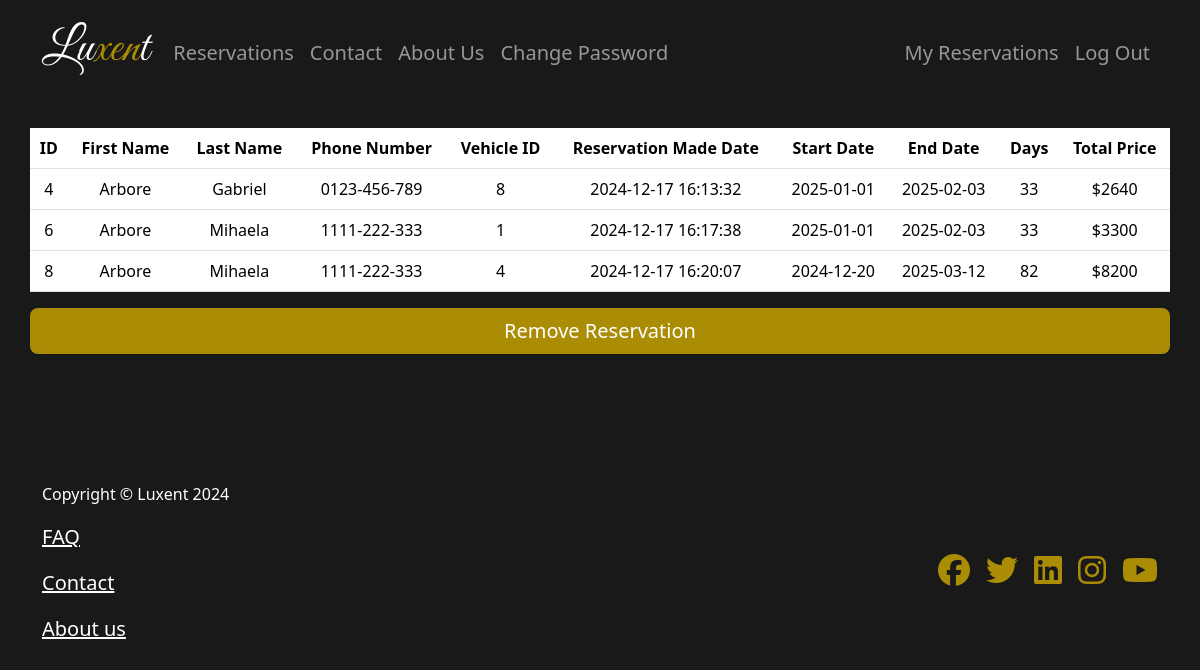
/all_reservations (signed in), run on the app's committed database.
### tables this page shows
CREATE TABLE reservations (id INTEGER PRIMARY KEY AUTOINCREMENT, user_id INTEGER REFERENCES users (id), vehicle_id INTEGER REFERENCES vehicles(id), start_date DATE, end_date DATE, phone_number TEXT, first_name TEXT, last_name TEXT, reservation_made_date DATE);

### app.py (the view)
@app.route("/all_reservations", methods=["GET", "POST"])
@login_required
def all_reservations():
    rows = db.execute("SELECT r.id, r.user_id, r.first_name, r.last_name, r.phone_number, r.vehicle_id, r.start_date, r.end_date, r.reservation_made_date, v.price_per_day FROM reservations r JOIN vehicles v ON r.vehicle_id = v.id")
    reservations = []
    for row in rows:
        start_date = datetime.strptime(row["start_date"], "%Y-%m-%d")
        end_date = datetime.strptime(row["end_date"], "%Y-%m-%d")
        days = (end_date - start_date).days
        total_price = days * row["price_per_day"]
        reservations.append({
            "id": row["id"],
            "first_name": row["first_name"],
            "last_name": row["last_name"],
            "phone_number": row["phone_number"],
            "vehicle_id": row["vehicle_id"],
            "reservation_made_date": row["reservation_made_date"],
            "start_date": row["start_date"],
            "end_date": row["end_date"],
            "days": days,
            "total_price": total_price
        })
    return render_template("all_reservations.html", reservations=reservations)

### app.py (called while the page is built)
@app.after_request
def after_request(response):
    response.headers["Cache-Control"] = "no-cache, no-store, must-revalidate"
    response.headers["Expires"] = 0
    response.headers["Pragma"] = "no-cache"
    return response

@app.before_request
def load_user():
    g.is_admin = False
    g.is_customer = False
    if session.get("user_id"):
        user = db.execute("SELECT * FROM users WHERE id = ?", session["user_id"])
        if not user:
            session.clear()
            return redirect("/login")
        admin = db.execute("SELECT * FROM admins WHERE user_id = ?", session["user_id"])
        if admin:
            g.is_admin = True
        customer = db.execute("SELECT * FROM customers WHERE user_id = ?", session["user_id"])
        if customer:
            g.is_customer = True

### help.py (called while the page is built)
def login_required(f):
    @wraps(f)
    def decorated_function(*args, **kwargs):
        if session.get("user_id") is None:
            return redirect("/login")
        return f(*args, **kwargs)
    return decorated_function

### templates/all_reservations.html
{% extends "layout.html" %}
{% block main %}
    <div class="container">
        <div class="row mt-5 pt-5"></div>
        <div class="row mt-3 pt-3">
            <table class="table rounded">
                <thead>
                    <tr>
                        <th>ID</th>
                        <th>First Name</th>
                        <th>Last Name</th>
                        <th>Phone Number</th>
                        <th>Vehicle ID</th>
                        <th>Reservation Made Date</th>
                        <th>Start Date</th>
                        <th>End Date</th>
                        <th>Days</th>
                        <th>Total Price</th>
                    </tr>
                </thead>
                <tbody>
                    {% for reservation in reservations %}
                    <tr>
                        <td>{{ reservation.id }}</td>
                        <td>{{ reservation.first_name }}</td>
                        <td>{{ reservation.last_name }}</td>
                        <td>{{ reservation.phone_number }}</td>
                        <td>{{ reservation.vehicle_id }}</td>
                        <td>{{ reservation.reservation_made_date}}</td>
                        <td>{{ reservation.start_date }}</td>
                        <td>{{ reservation.end_date }}</td>
                        <td>{{ reservation.days }}</td>
                        <td>${{ reservation.total_price }}</td>
                    </tr>
                    {% endfor %}
                </tbody>
            </table>
            <a href="/remove" class="btn btn-primary btn-lg border-0">Remove Reservation</a>
        </div>
        <div class="row mt-5 pt-5"></div>
    </div>
{% endblock %}

### static/styles.css (style rules this page uses)
body { background-color: #1a1919; }
.btn-primary { background-color: #ab8c05; color: white; }

### data on the page
reservations: id "4", first_name "Arbore", last_name "Gabriel", phone_number "0123-456-789", vehicle_id "8", reservation_made_date "2024-12-17 16:13:32", start_date "2025-01-01", end_date "2025-02-03", days "33", total_price "2640"
reservations: id "6", first_name "Arbore", last_name "Mihaela", phone_number "1111-222-333", vehicle_id "1", reservation_made_date "2024-12-17 16:17:38", start_date "2025-01-01", end_date "2025-02-03", days "33", total_price "3300"
reservations: id "8", first_name "Arbore", last_name "Mihaela", phone_number "1111-222-333", vehicle_id "4", reservation_made_date "2024-12-17 16:20:07", start_date "2024-12-20", end_date "2025-03-12", days "82", total_price "8200"
